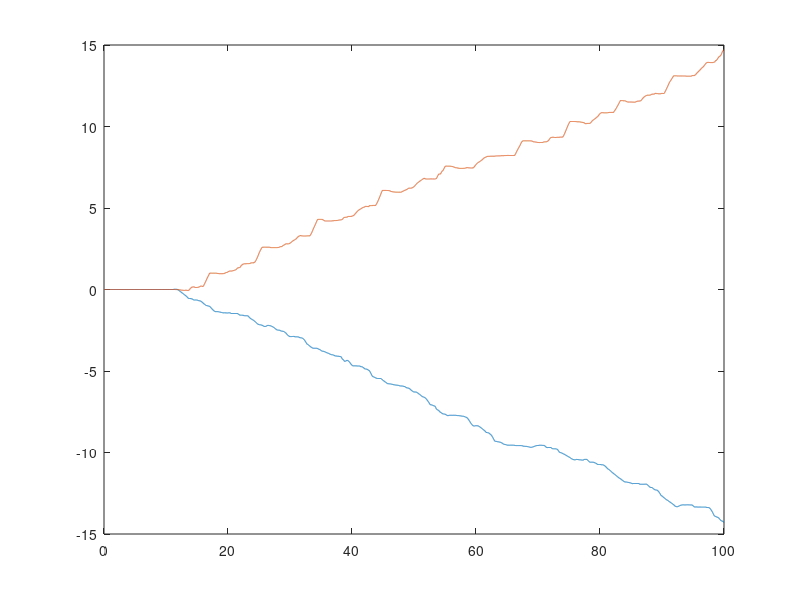

Source code (MATLAB): (Note: this script raises an error after producing the figure.)
%% This code is the one used for the FPMC paper

% Fill / empty the rails so that the accumulators sizes are minimized.
% This code should be generalized so that any flows can be given


clear, close all
% Load Drive Cycle
load('JCB5T_C0P_3CPR_Flows.mat')
% Posative flow is flow leaving the accumulator
V1 = cumsum(QR_1)*t(2);
V2 = cumsum(QR_2)*t(2);
V3 = cumsum(QR_3)*t(2);
V = [V1 V3];
%V = [V1 V2 V3];
figure, plot(t,V*1e3)
%legend('Rail 1','Rail 2'), ylabel('Volume (L)'), xlabel('Time (s)')


DPdt = .2; % How quickly can we switch between rails?

% Set flow rate and cost to switch
Qave = max(abs(V(end,:)/t(end)));
N = 10;
Q_vals = linspace(10,20,N)*Qave;

chi = .1;
K = 1.4; % ratio of specific heats - note that it is capitilized in the functions to not mess with for loop k

%% Loop over various flow rates
include_graphs = 0;
for i = 1:length(Q_vals)
    Q = Q_vals(i);
    accum_sizes(i,:) = main(t,V,DPdt,Q,chi,K,include_graphs) ;
    disp([num2str(i) ' of ' num2str(length(Q_vals)) ' flow rates have been tested']) ;
end

figure, plot(Q_vals*60e3,sum(accum_sizes,2)*1e3)
ylabel('\textbf{Sum of accumulator sizes (L)}','interpreter','latex'), xlabel('\textbf{Flow Rate (LPM)}','interpreter','latex')
legend(['Ts = ' num2str(DPdt*1e3) ' ms']), grid

save(['Accum_size_norm' num2str(DPdt*1e3) '.mat'],'Q_vals','accum_sizes')



%% Analyse the case with a specific flow rate
[~,best_flow_rate_ind] = min( sum(accum_sizes,2) ) ;
best_Q = Q_vals(best_flow_rate_ind);
disp(['Best flow rate is ' num2str(best_Q*60e3,3) ' LPM'])
include_graphs = 1;
accum_sizes = main(t,V,DPdt,best_Q,chi,K,include_graphs) ;







%% Functions!!!



function [accum_sizes] = main(t,V,DPdt,Q,chi,K,include_graphs)

dt = t(2);
dtscale = DPdt/dt; % Step through DP at a different time step than the one given by Drive Cycle
DPt = 0:DPdt:t(end);

[V_options, nn] = make_V_options(V,Q,DPdt);
% nn is the number of discrete volumes which will be used to make up the
% state space. This is determined from the maximum and minimum volumes for each rail

% Initilize matrices
J   = NaN(prod(nn),length(DPt));
ind = NaN(prod(nn),length(DPt));
for i = 1:size(V,2), V_min{i} = J; V_max{i} = J;  end

% make indexers
indexer = make_indexer(nn,size(V,2));

change_in_ind = make_change_in_index_vector(V_options,indexer,size(V,2),nn,Q,DPdt) ;


% V min and max at the end of the time considered
for i = 1:size(V,2)
    V_min{i}(:,end) = V_options{i}(indexer{i}) - V(end,i);
    V_max{i}(:,end) = V_options{i}(indexer{i}) - V(end,i);
end

% Cost at the end of the time considered
for iii = 1:prod(nn)
    J(iii,end) = 0;
    for i = 1:size(V,2)
        J(iii,end) = J(iii,end) + get_accum_size(V_min{i}(iii,end),V_max{i}(iii,end),chi,K);
    end
end

% There are (size(V,2)+1)^2-size(V,2) options for rail configurations
% Start at t(end)
for k = 1:length(DPt)-1
    [~,t_ind] = min(abs(t-(t(end)-k*DPdt))); % The time indice for the fine time mesh
    for iii = 1:prod(nn) % Each option in the state space
        for ii = 1:((size(V,2)+1)^2-size(V,2)) % Loop though all the possible decisions at this state and time
            [u(ii), V_min_temp(:,ii), V_max_temp(:,ii)] = calculate_cost(J,t_ind,dtscale,V_min,V_max,V_options,indexer,change_in_ind,V,Q,iii,ii,k,nn,dt,chi,K) ;
        end
        [J(iii,end-k),ind(iii,end-k)] = min(u); % Which choice to make if you find yourself at state iii at time end-k
        [V_min, V_max] = update_V_max_min(V_min_temp,V_max_temp,V_min,V_max,ind(iii,end-k),iii,k); % using this decison, what are the new V_min and V_max?
    end
    display_percent_done(k,length(DPt));
end

% Get optimal solution back out
% We have to start at zero deltaV in each rail
zero_indices = zeros(1,length(indexer{1})) == 0;
for i = 1:size(V,2)
        zero_indices = zero_indices & (V_options{i}(indexer{i}) == 0) ;
end
zero_ind = find(zero_indices); % The index where all rails are at zero deltaV

% Check that cost matches up with what V_min and V_max are
total_accum_size_calc1 = 0;
for i = 1:size(V,2)
    total_accum_size_calc1 = total_accum_size_calc1 + get_accum_size(V_min{i}(zero_ind,1),V_max{i}(zero_ind,1),chi,K);
end
checks = [];
checks = [checks, abs( total_accum_size_calc1 - min(J(zero_ind,1)) ) / total_accum_size_calc1 < 1e-3 ];

% Get vector of relevant indices
decision_ind(1) = ind(zero_ind,1);
next_index = get_next_index(change_in_ind,decision_ind(1),zero_ind,nn) ;
for k = 2:length(DPt)-1
    decision_ind(k) = ind(next_index,k); % the decision now of where we want to be come next time step
    next_index = get_next_index(change_in_ind,decision_ind(k),next_index,nn) ;
end

% What is the volume that the main pump provides over time?
V_MP = zeros(1,size(V,2)) ; 
for k = 1:length(DPt)-1
    [M,P] = valve_orientation(size(V,2),decision_ind(k)) ;
    V_MP_temp = NaN(dtscale,size(V,2));
    for i = 1:size(V,2)
        V_MP_temp(:,i) = V_MP(end,i) + cumsum(Q*dt*ones(dtscale,1))*(P==i) - cumsum(Q*dt*ones(dtscale,1))*(M==i) ;
    end
    V_MP = [V_MP; V_MP_temp];
end


deltaV = V_MP - V;
for i = 1:size(V,2)
    checks = [checks, ...
        abs( min(deltaV(:,i)) - V_min{i}(zero_ind,1) ) < 1e-9 ...
        & ...
        abs( max(deltaV(:,i)) - V_max{i}(zero_ind,1) ) < 1e-9 ...
        ] ;
end

if sum(checks) == length(checks)
    disp('All checks were successful')
else
    error(['Check ' num2str(find(~checks)) ' failed. See main function for checks.'])
end

for i = 1:size(V,2)
    accum_sizes(i) = get_accum_size(min(deltaV(:,i)),max(deltaV(:,i)),chi,K) ; %m^3
    disp(['Accumulator volume on rail ' num2str(i) ' is: ' num2str(accum_sizes(i)*1e3,3) ' L']);
end
%
if include_graphs == 1
    make_plots(t,V,V_MP,chi,K);
end
%make_table(delV_min,delV_max);

end





function Vt = get_accum_size(Vmin,Vmax,chi,k)
%%
    Vmin = min([0,Vmin]);
    Vmax = max([0,Vmax]);

    Vt_1 = -Vmin*(1-(1-chi)^(1/k))^(-1); % Total volume required to keep Vmin within the pressure tolerances
    
    % Find Vt 2...
    Vt_2 = ( (1+chi)^(1/k)*(Vmin-Vmax) - Vmin ) /(1 - (1+chi)^(1/k) );

    % Total required accumulator volume:
    Vt = max([Vt_1 Vt_2]);
end



function [J, V_min_temp, V_max_temp] = calculate_cost(J,t_ind,dtscale,V_min,V_max,V_options,indexer,change_in_ind,V,Q,iii,ii,k,nn,dt,chi,K)
%% iii is the index we are currently at
% We want to calculate the cost of going to another index indicated by configuration ii
[M,P] = valve_orientation(size(V,2),ii);
next_index = get_next_index(change_in_ind,ii,iii,nn) ;
if isempty(next_index)
    J = NaN ; % If next_index is empty, this means that the rail we are going to is outside of the state space
    V_min_temp = NaN; V_max_temp = NaN;
elseif length(next_index) >1
    error(['next_index is too long. next_index = ' num2str(next_index)])
else
    V_min_temp = NaN(size(V,2),1); V_max_temp = NaN(size(V,2),1);
    for i = 1:size(V,2)
        V_min_temp(i,1) = V_min{i}(next_index,end-k+1); % Intiliaize with the Max and min volume differences from the index we going to on the next time step
        V_max_temp(i,1) = V_max{i}(next_index,end-k+1);
    end
    for j = 1:dtscale % integrate over the finer time mesh
        for i = 1:size(V,2)
            V_min_temp(i,1) = min([V_min_temp(i,1) , (V_options{i}(indexer{i}(iii))-V(t_ind+j,i) - Q*dt*j*(i==M) + Q*dt*j*(i==P) ) ] ) ;
            V_max_temp(i,1) = max([V_max_temp(i,1) , (V_options{i}(indexer{i}(iii))-V(t_ind+j,i) - Q*dt*j*(i==M) + Q*dt*j*(i==P) ) ] ) ;
        end
    end
    worst_in_section = 0 ;
    for i = 1:size(V,2)
        worst_in_section = worst_in_section + get_accum_size(V_min_temp(i,1), V_max_temp(i,1) ,chi,K) ;
    end
    J = max([J(next_index,end-k+1) , worst_in_section]) ; % do any points between the two DP time steps require larger accumulators?
end
end



function [M,P] = valve_orientation(n,ii)
%% Called by calculate_cost

% There are n+1 rails
% M = 0 means that tank is motoring
% P = 1 means that the first rail is pumping
if ii <= n + 1
    M = 0;
    P = ii-1;
else
    M = floor((ii-2)/n);
    P = mod((ii-2),n);
    if P >= M
        P = P + 1 ;
    end
end
end


function [V_min, V_max] = update_V_max_min(V_min_temp,V_max_temp,V_min,V_max,decision,iii,k)
%% Called in the main program - inside the for loop which goes over each time step
% This code just puts the V_min_temp from the choice we made into the actual V_min thank we will use later
    for i = 1:length(V_min)
        V_min{i}(iii,end-k) = V_min_temp(i,decision);
        V_max{i}(iii,end-k) = V_max_temp(i,decision);
        % decision tells us which for the options we chose this time step (there are (n+1)^2-n options for n rails)
    end
end



function [change_in_ind] = make_change_in_index_vector(V_options,indexer,n,nn,Q,DPdt)
%% calculate how to go from one position in state space to another given which option you are choosing
ii_vals = 1:(n+1)^2-n ; 
flag = 0;
iii = 1;
change_in_ind = []; % The difference between where you are and where youre going
while flag == 0
    for ii = ii_vals
        [M,P] = valve_orientation(n,ii) ;
        possible_indeces = ones(1,prod(nn));
        for i = 1:n
            temp = V_options{i}(indexer{i}) - (V_options{i}(indexer{i}(iii))- Q*DPdt*(i==M) + Q*DPdt*(i==P)) ;
            possible_indeces = possible_indeces & abs(temp)<1e-9 ;
        end
        next_index = find(possible_indeces) ;
        if ~isempty(next_index)
            change_in_ind(ii) = iii - next_index ;
            ii_vals(ii==ii_vals) =[]; % now remove ii from the list of indices we need to try
        end
    end
    % if change_in_ind has all the entries necessary, then we can stop
    if isempty(ii_vals)
        flag = 1;
    end


    % Don't let the loop run forver
    if iii >= length(indexer{1})
        flag = -1;
        error('Error occured in the function "make_change_in_index_vector"')
    end
    iii = iii+ 1;
end
end



function next_index = get_next_index(change_in_ind,ii,iii,nn)
%% Called by calculate_cost
% Given initial index iii, what is the net index if we do action ii
next_index = iii - change_in_ind(ii) ;
if next_index > prod(nn) || next_index <= 0
    next_index = [];
end
end


function display_percent_done(k,kf)
%% Called in the main DP for loop looping over time
% Display what percent done the for loop is - only at key percentages, like 10 percent
if kf > 100
    step = 100/(kf-1); % The finest step that is ever made
    events = [1:1:9, 10:10:100];

    event_occur = find( abs( events - k*100/(kf-1) ) < step/2 );
    if ~ isempty(event_occur)
        disp(['Dynamic programing loop is ' num2str(events(event_occur)) '% complete'])
    end
else
    disp(['Dynamic programing loop is ' num2str(round(k*100/(kf-1))) '% complete'])
end
end



function [V_options, nn] = make_V_options(V,Q,DPdt)
%% Called in main program before main DP loop

% nn is the number of discrete volumes which will be used to make up the
% state space. This is determined from the maximum and minimum volumes for each rail
ss_top = max(V,[],1); % Top of state space
ss_bottom = min(V,[],1); % Bottom of state space
nn_pos = ceil( ss_top/Q/DPdt )     + 2 ; % 1x2 vector  - how many steps would it take to get to the top of the state space?
nn_neg = ceil( -ss_bottom/Q/DPdt ) + 2; % The plus two is to give a little room on the top and bottom of the state space

% Make V_options - which is a matrix of possible values of V_p at each time
for i = 1:size(V,2)
    negative_portion = fliplr(cumsum(-Q*DPdt*ones(1,nn_neg(i)-1)));
    positive_portion = cumsum(Q*DPdt*ones(1,nn_pos(i)-1));
    V_options{i} = [negative_portion 0 positive_portion];
    nn(1,i) = size(V_options{i},2);
end
end



function indexer = make_indexer(nn,n)
%% Makes indexer for V_options - this indexer creates a mesh grid so that each index results in a unique point in state space
lhs = [ '[ temp{1} ' ] ;
rhs = [ 'ndgrid( 1:nn(1) ' ] ;
for i = 2:n
    lhs = [ lhs ', temp{' num2str(i) '} ' ] ;
    rhs = [ rhs ', 1:nn(' num2str(i) ') ' ] ;
end
eval( [lhs '] = ' rhs ') ;'] )
for i = 1:n, indexer{i} = temp{i}(:); end
end



function make_table(delV_min,delV_max)
%% Make table for changing perc_threshold
thresh_vals = [.05 .1 .2] ;
k_vals = [1 1.4];
[a, b] = ndgrid(thresh_vals,k_vals);
a = a(:); b = b(:);
for i = 1:length(a)
    chi = a(i);
    K = b(i);
    Accumulator_Size(i) = get_accum_size(delV_min,delV_max,chi,K);
end
[a b Accumulator_Size'*1000]
end




function make_plots(t,V,V_MP,chi,K)
%%
% make legend for volume plot
legend_str1 = ['legend( '];
legend_str2 = [''];
for i = 1:size(V,2)
    if i == 1 
        legend_str1 = [legend_str1 '"Flow required by rail ' num2str(i) '"'] ;
    else
        legend_str1 = [legend_str1 ' , "Flow required by rail ' num2str(i) '"'] ;
    end
    legend_str2 = [legend_str2 ' , "Flow provided to rail ' num2str(i) '"'] ;
end
figure, plot(t,V*1e3,t,V_MP*1e3), ylabel('Volume (L)'), xlabel('Time (s)'), eval([legend_str1 legend_str2 ')' ])


% Plot Fluid volume in each accum
deltaV = V_MP - V ;
for i = 1:size(V,2)
    V_f(:,i) = deltaV(:,i) - min(deltaV(:,i)) ;
end

figure, plot(t,V_f*1e3), xlabel('Time (s)'), ylabel('Volume (L)')

%% plot Pressure in each accum
for i = 1:size(V,2)
    delV_min = min(deltaV(:,i));
    accum_size = get_accum_size(delV_min,max(deltaV(:,i)),chi,K) ;
    percent_P_error(:,i) = ( (accum_size+delV_min) ./ (accum_size - V_f(:,i)) ).^K - 1;
end
figure, plot(t,percent_P_error), xlabel('Time (s)'), ylabel('Percent Error in Pressure'), hold on
plot([0, t(end)],[chi, chi],'k--',[0, t(end)],[-chi, -chi],'--k'), ylim(1.25*[-chi chi]), hold off
end